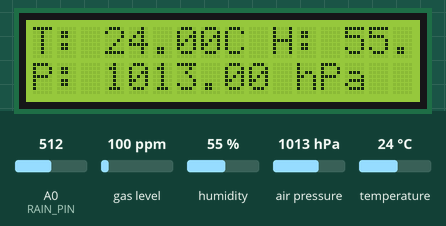
The sketch below on a simulated ESP8266 (NodeMCU). Shown: 16×2 character LCD. Inputs (shaded band) come from the test bench; at power-on: humidity 55 %, air pressure 1013 hPa, temperature 24 °C, A0 (RAIN_PIN) = 512, gas level 100 ppm. WiFi joins after 1.5 s; servers stay silent unless stated; what the sketch prints to the serial monitor is not drawn.

Above: at 5.0 s.
5.1 s: humidity set to 22 %
At 9.6 s:
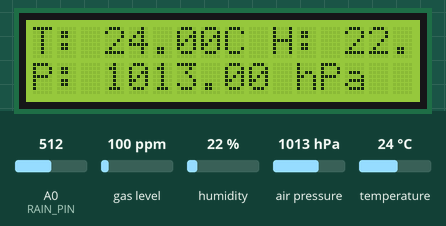
9.9 s: air pressure set to 952 hPa
At 11.6 s:
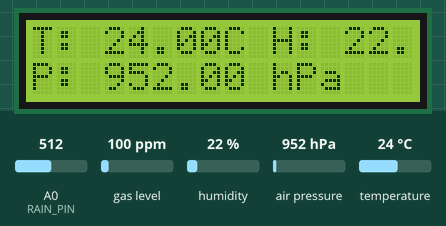
11.9 s: temperature set to 12 °C
At 12.8 s:
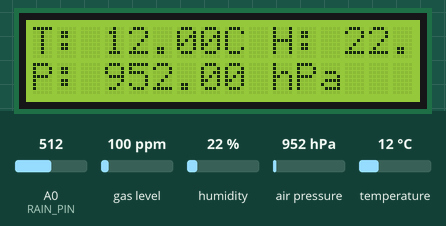
13.9 s: air pressure set to 975 hPa
At 15.6 s:
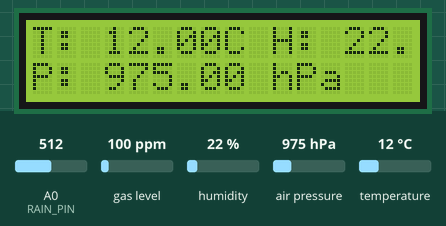
15.9 s: humidity set to 40 %
At 17.0 s:
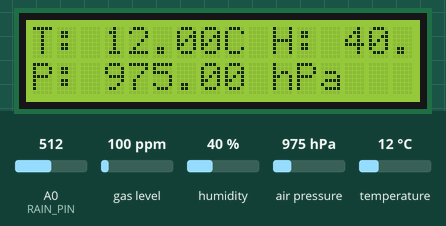
17.9 s: air pressure set to 1000 hPa
At 18.9 s:
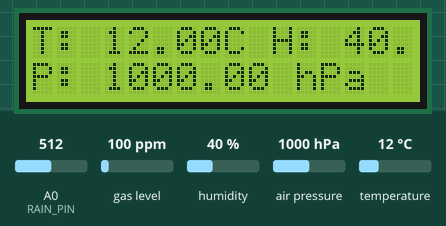
Timing chart, 0 to 20.9 s (numbered marks = the images above; inputs shaded):
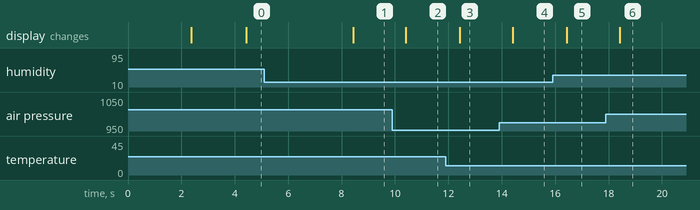

Measured:
- after the input at 5.1 s, the display: changes after 3.3 s (image 1)
- after the input at 9.9 s, the display: changes after 0.51 s (image 2)
- after the input at 11.9 s, the display: changes after 0.53 s (image 3)
- after the input at 13.9 s, the display: changes after 0.51 s (image 4)
- after the input at 15.9 s, the display: changes after 0.53 s (image 5)
- after the input at 17.9 s, the display: changes after 0.51 s (image 6)

The sketch:

Send_Sensor_Data_to_Blynk.ino
```cpp
// Blynk Template Info
#define BLYNK_TEMPLATE_ID "TMPL3_-yzqejO"
#define BLYNK_TEMPLATE_NAME "Real Time Weather Monitoring System"

// Required Libraries
#include <ESP8266WiFi.h>
#include <BlynkSimpleEsp8266.h>
#include <Wire.h>
#include <LiquidCrystal_I2C.h>
#include <DHT.h>
#include <Adafruit_BMP085.h>
#include <MQ2.h>

// WiFi & Blynk Credentials
char auth[] = "8SIUMZZ-UO7Y471eiG3TWXAlOHj7sssf";  // Blynk Auth Token
char ssid[] = "Shubham_project";                   // Wi-Fi SSID
char pass[] = "Admin@123";                         // Wi-Fi Password

// Sensor Pins
#define DHTPIN D4       // DHT11 connected to GPIO2 (D4)
#define DHTTYPE DHT11   // DHT Type
#define RAIN_PIN A0     // Rain Sensor on Analog Pin
#define MQ2_PIN A0      // MQ-2 Sensor on Analog Pin
#define I2C_SDA D2      // I2C SDA for ESP8266
#define I2C_SCL D1      // I2C SCL for ESP8266

// Sensor Initialization
DHT dht(DHTPIN, DHTTYPE);       // DHT11 Sensor
Adafruit_BMP085 bmp180;         // BMP180 Sensor
MQ2 mq2(MQ2_PIN);               // MQ-2 Gas Sensor
LiquidCrystal_I2C lcd(0x27, 16, 2);  // I2C LCD (Address: 0x27)

// Timer for sending data to Blynk
BlynkTimer timer;

// Function to Read Sensors & Update Blynk
void sendSensorData() {
    float temperature = dht.readTemperature();
    float humidity = dht.readHumidity();
    float pressure = bmp180.readPressure() / 100.0;  // Convert to hPa
    float altitude = bmp180.readAltitude();
    int rainValue = analogRead(RAIN_PIN);
    int airQuality = mq2.readPpm();

    if (isnan(temperature) || isnan(humidity)) {
        Serial.println("DHT11 Error: Failed to read!");
        return;
    }

    // Print Readings in Serial Monitor
    Serial.print("Temp: "); Serial.print(temperature); Serial.print("°C, ");
    Serial.print("Humidity: "); Serial.print(humidity); Serial.print("%, ");
    Serial.print("Pressure: "); Serial.print(pressure); Serial.print(" hPa, ");
    Serial.print("Altitude: "); Serial.print(altitude); Serial.print(" m, ");
    Serial.print("Rain: "); Serial.print(rainValue); Serial.print(", ");
    Serial.print("Air Quality: "); Serial.println(airQuality);

    // Send Data to Blynk
    Blynk.virtualWrite(V0, temperature);
    Blynk.virtualWrite(V1, humidity);
    Blynk.virtualWrite(V2, pressure);
    Blynk.virtualWrite(V3, altitude);
    Blynk.virtualWrite(V4, rainValue);
    Blynk.virtualWrite(V5, airQuality);

    // Update LCD Display
    lcd.clear();
    lcd.setCursor(0, 0);
    lcd.print("T: "); lcd.print(temperature); lcd.print("C H: "); lcd.print(humidity); lcd.print("%");
    lcd.setCursor(0, 1);
    lcd.print("P: "); lcd.print(pressure); lcd.print(" hPa");
}

void setup() {
    Serial.begin(115200);

    // Initialize WiFi & Blynk
    Blynk.begin(auth, ssid, pass);

    // Initialize Sensors
    dht.begin();
    if (!bmp180.begin()) {
        Serial.println("BMP180 Error: Sensor not found!");
    }

    mq2.begin();

    // Initialize I2C for ESP8266
    Wire.begin(I2C_SDA, I2C_SCL);
    lcd.init();
    lcd.backlight();

    // Start Data Sending to Blynk Every 2 Seconds
    timer.setInterval(2000L, sendSensorData);
}

void loop() {
    Blynk.run();
    timer.run();
}
```
